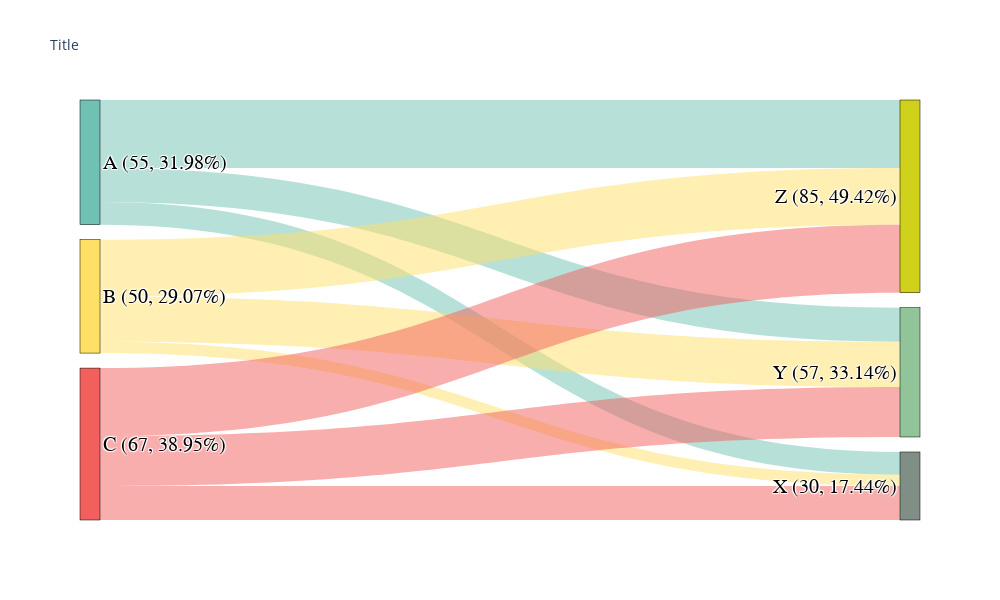

The notebook cell saved with this chart:
### Code cell
# 2 fields example

create_sankey(df, 'source', 'dest1', 'weight', 'sum')

### Figure 1 — Plotly figure (JSON) as saved in the notebook; plotly's stock layout.template omitted (floating-point values rounded to 4 significant figures)
{"data": [{"link": {"color": ["rgba(112,193,179,0.5)", "rgba(112,193,179,0.5)", "rgba(112,193,179,0.5)", "rgba(255,224,102,0.5)", "rgba(255,224,102,0.5)", "rgba(255,224,102,0.5)", "rgba(242,95,92,0.5)", "rgba(242,95,92,0.5)", "rgba(242,95,92,0.5)"], "source": [0, 0, 0, 5, 5, 5, 1, 1, 1], "target": [4, 2, 3, 4, 2, 3, 4, 2, 3], "value": [10, 15, 30, 5, 20, 25, 15, 22, 30]}, "node": {"color": ["#70C1B3", "#F25F5C", "#91C499", "#CFD11A", "#808F85", "#FFE066"], "label": ["A (55, 31.98%)", "C (67, 38.95%)", "Y (57, 33.14%)", "Z (85, 49.42%)", "X (30, 17.44%)", "B (50, 29.07%)"], "line": {"color": "black", "width": 0.5}, "pad": 15, "thickness": 20}, "textfont": {"color": "black", "family": "Bahnschrift SemiBold", "size": 20}, "type": "sankey"}], "layout": {"font": {"size": 10}, "height": 600, "title": {"text": "Title"}, "width": 1000}}
